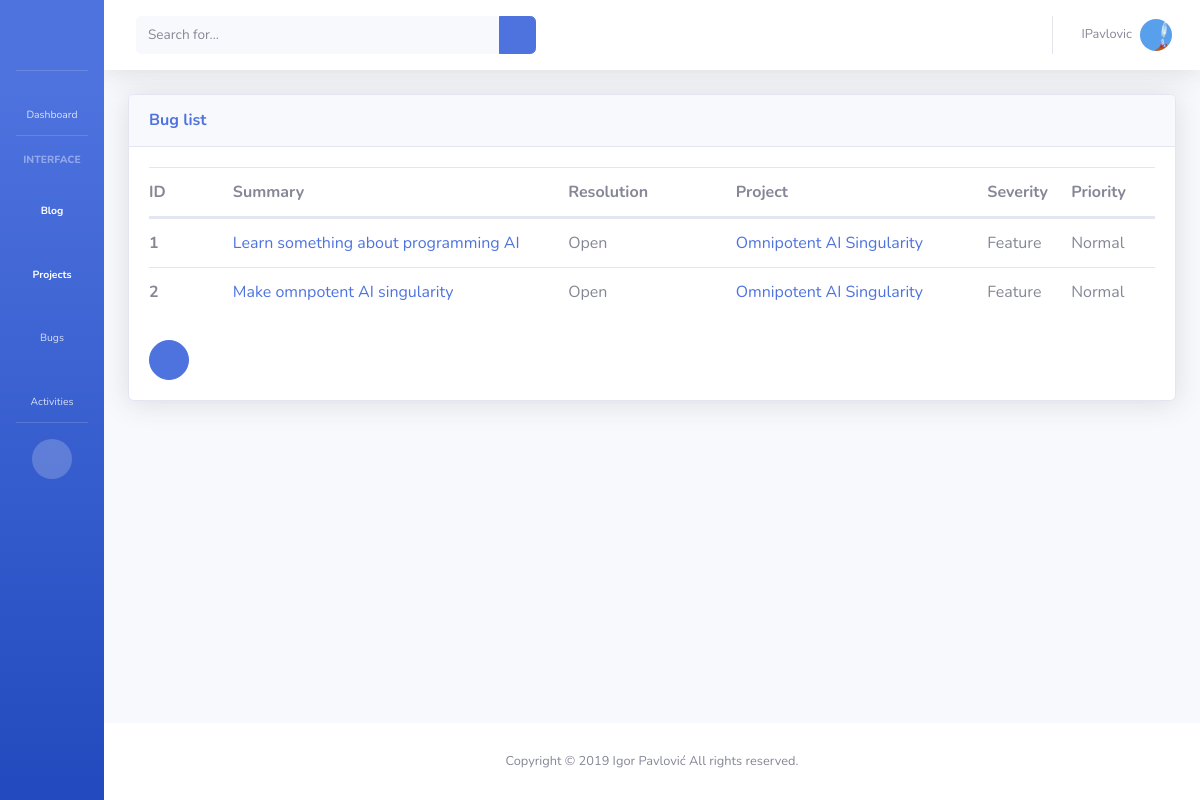
Page /bug/ (signed in) on the committed database.
### users/models.py (models this page shows, shortened)
class CustomUser(AbstractUser):
    image = models.ImageField(upload_to='image/users/', blank=True, null=True)
    def get_absolute_url(self):
        return f"/users/{self.id}"
    def get_edit_password_url(self):
        return f"/users/password/"

### bug/models.py (models this page shows, shortened)
class Bug(models.Model):
    CATEGORY = [
        ('FRONT', 'Frontend'),
        ('BACK', 'Backend'),
        ('OTHER', 'Other'),
    ]
    VIEW_STATUS = [
        ('1', 'Public'),
        ('0', 'Private'),
    ]
    PRIORITY = [
        ('0', 'None'),
        ('1', 'Low'),
        ('2', 'Normal'),
        ('3', 'High'),
        ('4', 'Urgent'),
        ('5', 'Immediate'),
    ]
    RESOLUTION = [
        ('0', 'Open'),
        ('1', 'Reopened'),
        ('2', 'Unable to reproduce'),
        ('3', 'Closed'),
        ('4', 'Suspended'),
    ]
    SEVERITY = [
        ('0', 'Feature'),
        ('1', 'Trivial'),
        ('2', 'Text'),
        ('3', 'Tweak'),
        ('4', 'Minor'),
        ('5', 'Major'),
        ('6', 'Crash'),
        ('7', 'Block'),
    ]
    category     = models.CharField(max_length=10, choices=CATEGORY, default='OTHER')
    view_status  = models.CharField(max_length=1, choices=VIEW_STATUS, default='1')
    priority     = models.CharField(max_length=1, choices=PRIORITY, default='0')
    resolution   = models.CharField(max_length=1, choices=RESOLUTION, default='0')
    severity     = models.CharField(max_length=1, choices=SEVERITY, default='0')
    created_on   = models.DateTimeField(auto_now_add=True)
    updated_on   = models.DateTimeField(auto_now=True)
    author       = models.ForeignKey(settings.AUTH_USER_MODEL, null=True, on_delete=models.SET_NULL, related_name='author_of_bugs')
    assigned_to  = models.ForeignKey(settings.AUTH_USER_MODEL, blank=True, null=True, on_delete=models.SET_NULL, related_name="assigned_to_bugs")
    project      = models.ForeignKey(Project, on_delete=models.CASCADE, related_name="project_bugs")
    summary      = models.CharField(max_length=120)
    description  = models.TextField(null=True, blank=True)
    objects      = BugManager()
    def get_absolute_url(self):
        return f"/bug/{self.id}"

### project/models.py (models this page shows, shortened)
class Project(models.Model):
    name         = models.CharField(max_length=70)
    description  = models.TextField()
    author       = models.ForeignKey(settings.AUTH_USER_MODEL, null=True, on_delete=models.SET_NULL, related_name='project_authors')
    created_on   = models.DateTimeField(auto_now_add=True)
    updated_on   = models.DateTimeField(auto_now=True)
    team_members = models.ManyToManyField(settings.AUTH_USER_MODEL, related_name='projects')
    objects      = ProjectManager()
    def __str__(self):
        return f"{self.name}"
    def get_absolute_url(self):
        return f"/project/{self.id}"

### bug/views.py (the view)
# urls.py: path("", list_view),
def list_view(request):
    query = app_model.objects.all()
    template = "list.html"
    context = {
                "appname_lower": appname_lower,
                "appname_caps": appname_caps,
                "page_title": f"{appname_caps} list",
                "main_content": True,
                "query": query,
                }
    return render(request, template, context)

### bug/models.py (called while the page is built)
    def get_queryset(self):
        return BugQuerySet(self.model, using=self._db)

### bug/templatetags/js.py (called while the page is built)
@register.filter(is_safe=True)
def js(obj):
    return mark_safe(json.dumps(obj))

### templates/list.html (shortened to what this page needs)
{% extends "base/content.html" %}
{% block controls %}
    {% if request.user.is_authenticated %}
        <a href="/{{ appname_lower }}/create" class="btn btn-primary btn-circle mt-2">
           <i class="fas fa-plus"></i>
        </a>
    {% endif %}
{% endblock controls %}
{% block content %}
    {% include appname_lower|add:"/list_view.html" %}
{% endblock %}

### templates/base/topbar.html (shortened to what this page needs)
<nav class="navbar navbar-expand navbar-light bg-white topbar mb-4 static-top shadow">
    <form class="d-none d-sm-inline-block form-inline mr-auto ml-md-3 my-2 my-md-0 mw-100 navbar-search" action="/search/">
      <div class="input-group">
        <input name="q" type="search" class="form-control bg-light border-0 small" placeholder="Search for..." aria-label="Search" aria-describedby="basic-addon2">
        <div class="input-group-append">
          <button class="btn btn-primary" type="submit">
            <i class="fas fa-search fa-sm"></i>
          </button>
        </div>
      </div>
    </form>
    <ul class="navbar-nav ml-auto">
      {% if request.user.is_authenticated %}
      <li class="nav-item dropdown no-arrow">
        <a class="nav-link dropdown-toggle" href="#" id="userDropdown" role="button" data-toggle="dropdown" aria-haspopup="true" aria-expanded="false">
          <span class="mr-2 d-none d-lg-inline text-gray-600 small">{{ request.user.username }}</span>
          {% if request.user.image %}
            <img class="img-profile rounded-circle" src="{{ request.user.image.url }}" width="60px" height="60px">
          {% endif %}
        </a>
      </li>
      {% endif %}
    </ul>
  </nav>

### bug/templates/bug/list_view.html (shortened to what this page needs)
        <div class="table-responsive">
          <table class="table table-hover" id="dataTable" width="100%" cellspacing="0">
            <thead>
              <tr class="row d-flex m-0">
                <th scope="col" class="d-inline-block px-0 col-3 col-lg-1">ID</th>
                <th scope="col" class="d-inline-block px-0 col-9 col-lg-4">Summary</th>
                <th scope="col" class="d-none d-md-inline-block px-0 col-3 col-lg-2">Resolution</th>
                <th scope="col" class="d-none d-md-inline-block px-0 col-9 col-lg-3">Project</th>
                <th scope="col" class="d-none d-lg-inline-block px-0 col-lg-1">Severity</th>
                <th scope="col" class="d-none d-lg-inline-block px-0 col-lg-1">Priority</th>
              </tr>
            </thead>
            <tbody>
              {% for object in query %}
              <tr class="row d-flex m-0">
                <th scope="row" class="d-inline-block px-0 col-3 col-lg-1">{{ object.id }}</th>
                <td class="d-inline-block px-0 col-9 col-lg-4"><a href="{{ object.get_absolute_url }}">{{ object.summary }}</a></td>
                <td class="d-none d-md-inline-block px-0 col-3 col-lg-2">{{ object.get_resolution_display }}</td>
                <td class="d-none d-md-inline-block px-0 col-9 col-lg-3"><a href="{{ object.project.get_absolute_url }}">{{ object.project }}</a></td>
                <td class="d-none d-lg-inline-block px-0 col-lg-1">{{ object.get_severity_display }}</td>
                <td class="d-none d-lg-inline-block px-0 col-lg-1">{{ object.get_priority_display }}</td>
              </tr>
              {% endfor %}
            </tbody>
          </table>
        </div>

### rows in the picture
CustomUser: user.username "IPavlovic", user.image (picture)
Bug: id "1", summary "Learn something about programming AI", resolution "Open", project "Omnipotent AI Singularity", severity "Feature", priority "Normal"
Bug: id "2", summary "Make omnpotent AI singularity", resolution "Open", project "Omnipotent AI Singularity", severity "Feature", priority "Normal"

### other values in the picture
{{ page_title }} "Bug list"
